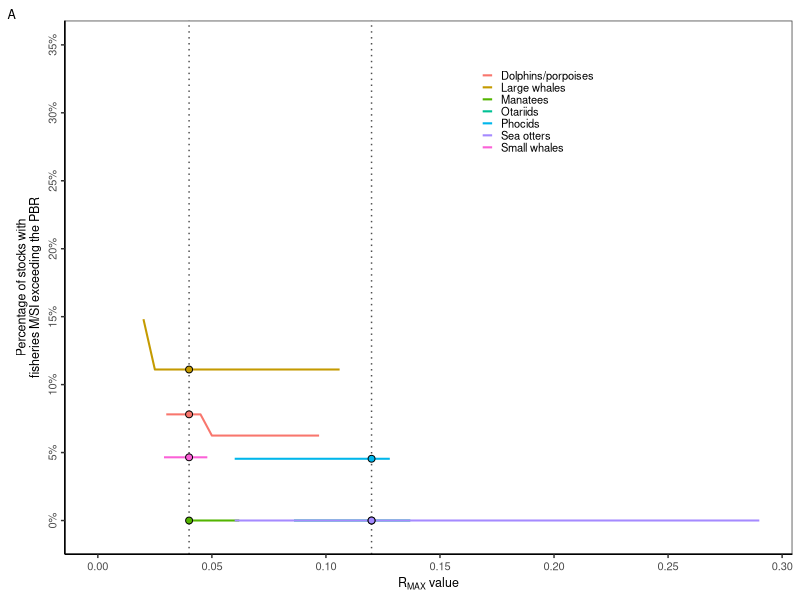
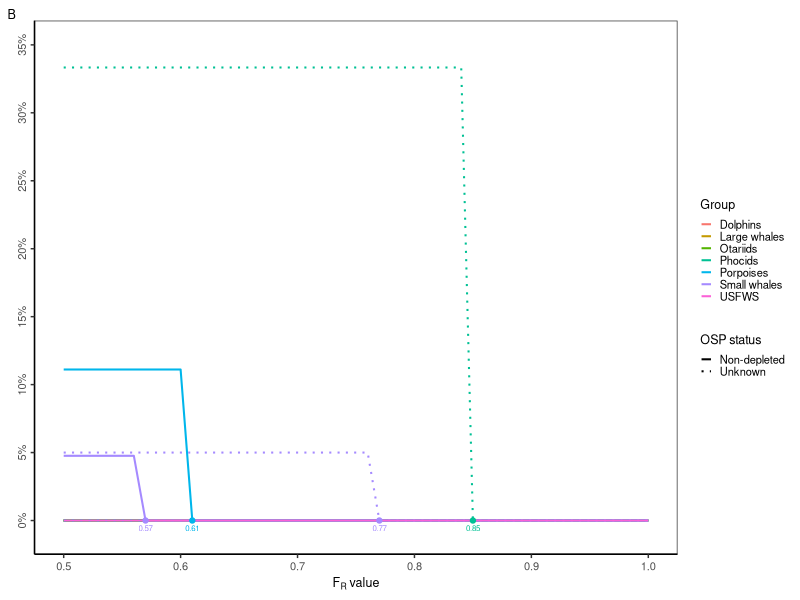
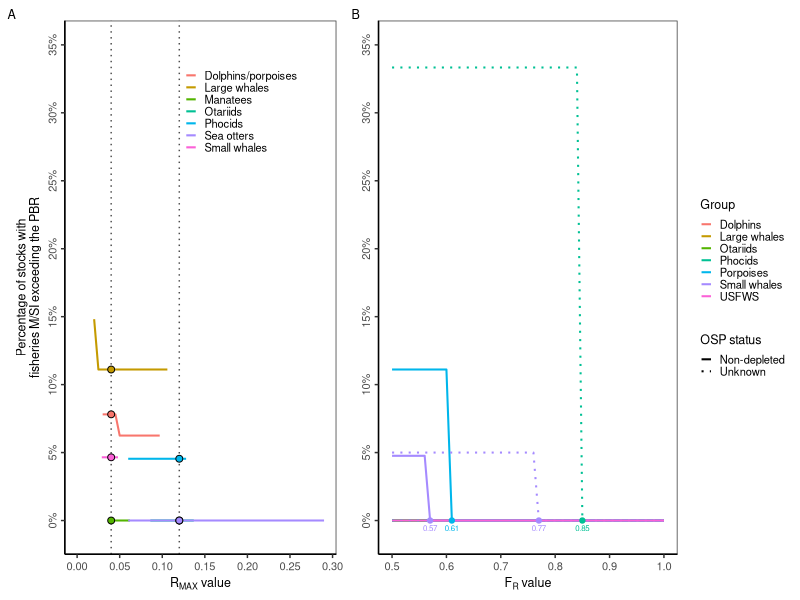

Write R code to recreate these figures, in order. (Note: this script raises an error after producing the figures.)

# Clear workspace
rm(list = ls())

# Setup
################################################################################

# Packages
library(tidyverse)

# Directories
outdir <- "data/sars/processed"
plotdir <- "figures"

# Read data
stats_rf <- read.csv(file=file.path("output/rf_sensitivity_analysis.csv"), as.is=T)
stats_rmax <- read.csv(file=file.path("output/rmax_sensitivity_analysis.csv"), as.is=T)


# Build data
################################################################################

# Extract points
pts_rf <- stats_rf %>% 
  filter(pstrategic==0) %>% 
  group_by(group, osp_status) %>% 
  filter(rf_sim==min(rf_sim)) %>% 
  ungroup() %>% 
  # Remove the ones that are already 100% non-strat at 0.5
  filter(rf_sim!=0.5)


# Plot data
################################################################################

# Theme
my_theme <-  theme(axis.text=element_text(size=8),
                   axis.text.y = element_text(angle = 90, hjust = 0.5),
                   axis.title=element_text(size=9),
                   legend.text=element_text(size=8),
                   legend.title=element_text(size=9),
                   strip.text=element_text(size=7),
                   plot.title=element_text(size=9),
                   plot.tag=element_text(size=9),
                   # Gridlines
                   panel.grid.major = element_blank(), 
                   panel.grid.minor = element_blank(),
                   panel.background = element_blank(), 
                   axis.line = element_line(colour = "black"),
                   # Legend
                   legend.key = element_rect(fill = NA, color=NA),
                   legend.key.size = unit(0.3, "cm"),
                   legend.background = element_rect(fill=alpha('blue', 0)))

# Rmax
g1 <- ggplot(stats_rmax, aes(x=rmax_sim, y=pstrategic, color=group)) +
  # Reference lines
  geom_vline(xintercept = c(0.04, 0.12), color="grey30", linetype="dotted") +
  # Lines
  geom_line(linewidth = 0.7) +
  geom_point(data=stats_rmax %>% filter(rmax_sim==rmax_default), show.legend = F,
             mapping=aes(fill=group), pch=21, color="black", size=2) +
  # Labels
  labs(x=expression("R"["MAX"]*" value"), 
       y="Percentage of stocks with\nfisheries M/SI exceeding the PBR",
       tag="A") +
  scale_x_continuous(lim=c(0, NA), breaks=seq(0, 0.3, 0.05)) +
  # scale_y_continuous(lim=c(-0.007, 0.35), labels=scales::percent_format(), breaks=seq(0, 0.14, 0.02)) +
  scale_y_continuous(lim=c(-0.007, 0.35), labels=scales::percent_format(), breaks=seq(0, 0.4, 0.05)) +
  # Legend
  scale_color_discrete(name="Group") +
  # Theme
  theme_bw() + my_theme +
  theme(legend.position = c(0.65, 0.83),
        legend.title = element_blank())
g1

# RF
g2 <- ggplot(stats_rf, aes(x=rf_sim, y=pstrategic, color=group, linetype=osp_status)) +
  # Lines
  geom_line(linewidth = 0.7) +
  geom_point(data=pts_rf,  size=1.5, show.legend = F) + # mapping=aes(shape=osp_status), 
  geom_text(data=pts_rf, mapping=aes(label=rf_sim), show.legend = F, vjust=1.8, size=2) +
  # Labels
  labs(x=expression("F"["R"]*" value"), 
       y="Percentage of stocks with\nfisheries M/SI exceeding the PBR",
       tag="B") +
  # scale_x_continuous(lim=c(0, NA), breaks=seq(0,0.2, 0.02)) +
  scale_y_continuous(lim=c(-0.007, 0.35), labels=scales::percent_format(), breaks=seq(0, 0.4, 0.05)) +
  # Legend
  scale_color_discrete(name="Group") +
  scale_linetype_manual(name="OSP status", values=c("solid", "dotted")) +
  # scale_shape_manual(name="OSP status", values=c(16, 18)) +
  # Theme
  theme_bw() + my_theme +
  theme(axis.title.y=element_blank())
g2

# Merge
g <- gridExtra::grid.arrange(g1, g2, nrow=1, widths=c(0.43, 0.57))

# Export
ggsave(g, filename=file.path(plotdir, "FigS13_rf_rmax_sensitivity_analysis.png"), 
       width=6.5, height=3, units="in", dpi=600, bg="white")
